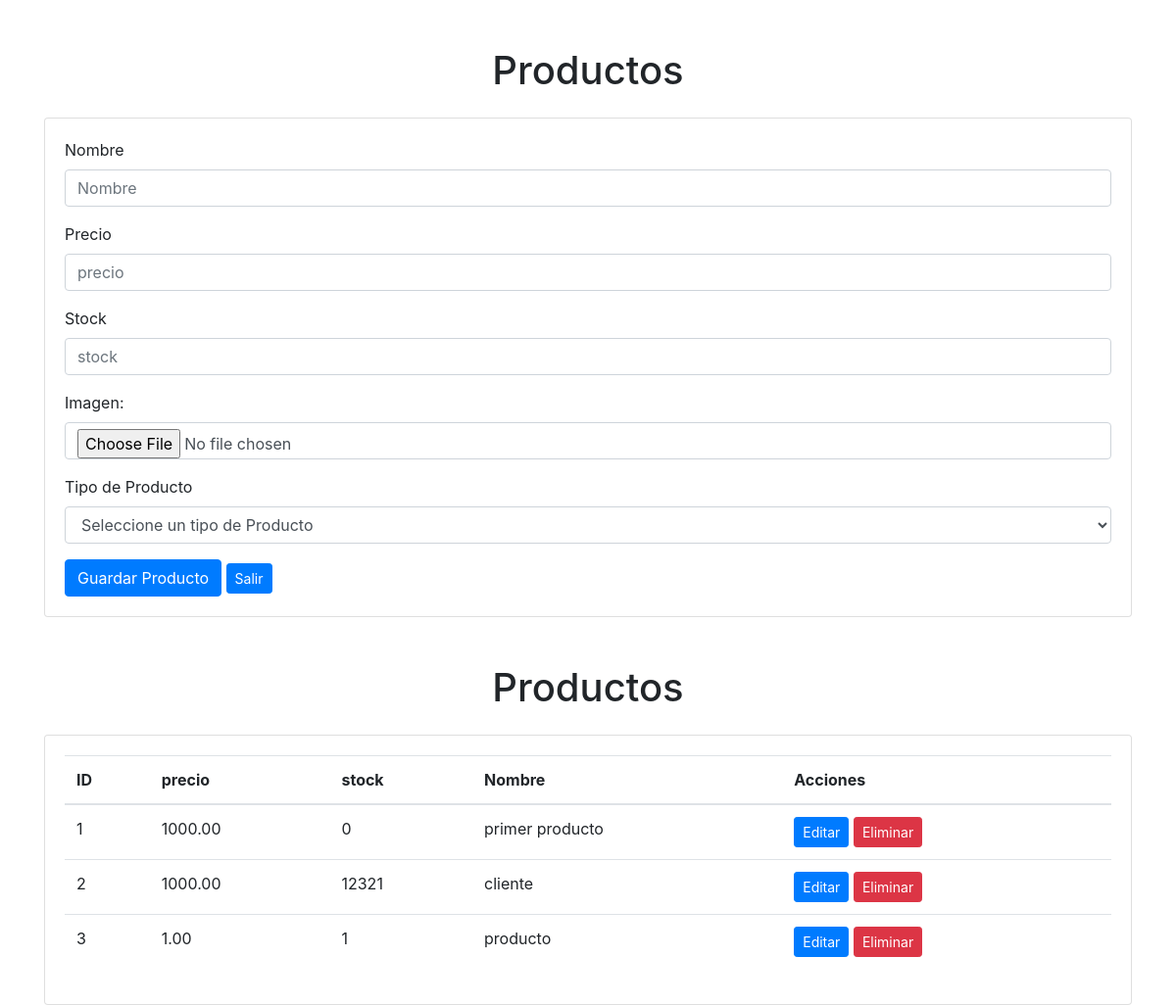
/administrar/mantenedorProductos/, run on an earlier commit of the app's database.
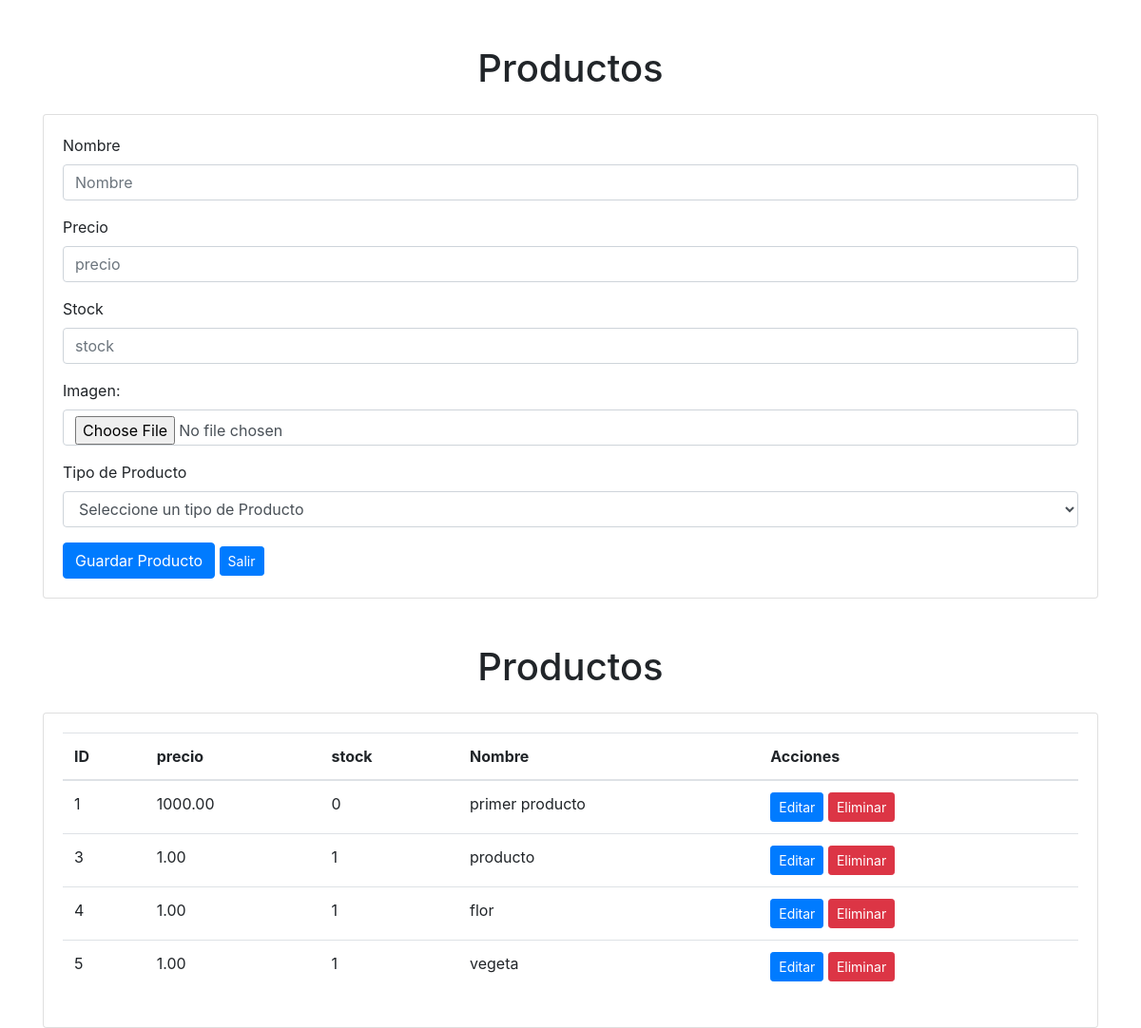
And on a later commit of the database.
### aplicacion/models.py (models this page shows, shortened)
class Producto(models.Model):
    IdProducto = models.AutoField(primary_key=True)
    tipo_producto = models.ForeignKey(TipoProducto, on_delete=models.CASCADE)
    nombre = models.CharField(max_length=255)
    precio = models.DecimalField(max_digits=10, decimal_places=2)
    stock = models.IntegerField()
    imagen = models.CharField(max_length=255)

### aplicacion/views.py (the view)
# urls.py: path('administrar/mantenedorProductos/', views.mantenedorProductos, name='mantenedorProductos'),
def mantenedorProductos(request):
    productos = Producto.objects.all()
    tipos_producto = TipoProducto.objects.all()
    return render(request, 'aplicacion/producto.html' , {'productos': productos , 'tipos_producto': tipos_producto})

### aplicacion/templates/aplicacion/producto.html (shortened to what this page needs)
{% load static %}
<!DOCTYPE html>
<html lang="es">
<head>
    <link rel="stylesheet" href="{% static 'css/style.css' %}">
    <link rel="stylesheet" href="https://stackpath.bootstrapcdn.com/bootstrap/4.5.2/css/bootstrap.min.css">
</head>
<body>
    <div class="container mt-5">
        <h1 class="text-center">Productos</h1>
        <div class="card mt-4">
            <div class="card-body">
                <form>
                    <div class="form-group">
                        <label for="nombre">Nombre</label>
                        <input type="text" class="form-control" id="nombre" placeholder="Nombre">
                    </div>
                    <div class="form-group">
                        <label for="precio">Precio</label>
                        <input type="text" class="form-control" id="precio" placeholder="precio">
                    </div>
                    <div class="form-group">
                        <label for="stock">Stock</label>
                        <input type="number" min="0" class="form-control" id="stock" placeholder="stock">
                    </div>
                    <div class="form-group">
                        <label for="ImagenProducto" class="control-label">Imagen:</label>
                        <input type="file" class="form-control" id="ImagenProducto">
                    </div>
                    <div class="form-group">
                        <label for="tipo_usuario">Tipo de Producto</label>
                        <select class="form-control" id="cmbTipoProducto">
                            <option value="0">Seleccione un tipo de Producto</option>
                        </select>
                    </div>
                    <button type="button" class="btn btn-primary" onclick="grabarProducto();">Guardar Producto</button>
                    <a href=".." class="btn btn-sm btn-primary">Salir</a>
                </form>
            </div>
        </div>
    </div>
    <div class="container mt-5">
        <h1 class="text-center">Productos</h1>
        <div class="card mt-4">
            <div class="card-body">
                <table class="table">
                    <thead>
                        <tr>
                            <th>ID</th>
                            <th>precio</th>
                            <th>stock</th>
                            <th>Nombre</th>
                            <th>Acciones</th>
                        </tr>
                    </thead>
                    <tbody>
                        {% for x in productos %}
                        <tr>
                            <td>{{ x.IdProducto }}</td>
                            <td>{{ x.precio }}</td>
                            <td>{{ x.stock }}</td>
                            <td>{{ x.nombre }}</td>
                            <td>
                                <a href="{% url 'editar_producto' x.IdProducto %}" class="btn btn-sm btn-primary">Editar</a>
                                <a href="{% url 'eliminar_producto' x.IdProducto %}" class="btn btn-sm btn-danger">Eliminar</a>
                            </td>
                        </tr>
                        {% endfor %}
                    </tbody>
                </table>
            </div>
        </div>
    </div>
</body>
</html>

What changed in the data, as far as the page shows it:
removed Producto: IdProducto "2", precio "1000.00", stock "12321", nombre "cliente"
added Producto: IdProducto "4", precio "1.00", stock "1", nombre "flor"
added Producto: IdProducto "5", precio "1.00", stock "1", nombre "vegeta"
